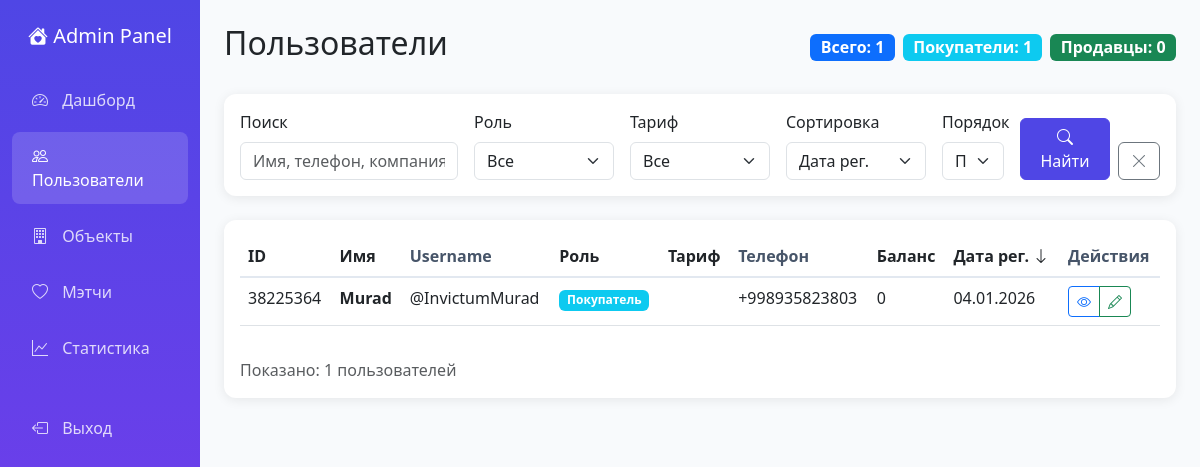
Page /admin/users (signed in) on the committed database.
### models.py (models this page shows)
class User(Base):
    __tablename__ = 'users'
    id = Column(Integer, primary_key=True)
    telegram_id = Column(BigInteger, unique=True, nullable=False)
    username = Column(String(100))
    first_name = Column(String(100))
    last_name = Column(String(100))
    phone = Column(String(20))
    language = Column(String(10), default=None)
    email = Column(String(200))
    password = Column(String(200))
    role = Column(Enum(UserRole), default=UserRole.BUYER)
    is_admin = Column(Boolean, default=False)
    admin_role = Column(Enum(AdminRole), nullable=True)
    is_blocked = Column(Boolean, default=False)
    created_at = Column(DateTime, default=get_tashkent_now)
    search_rooms = Column(String(50))
    search_floor = Column(String(20))
    search_district = Column(String(200))
    search_budget_min = Column(Integer)
    search_budget_max = Column(Integer)
    search_payment_type = Column(String(50))
    search_housing_type = Column(String(50))
    search_deal_type = Column(String(20))
    buyer_bio = Column(String(320))
    search_area_min = Column(Integer)
    search_area_max = Column(Integer)
    search_building_type = Column(String(100))
    search_renovation = Column(String(100))
    search_furniture = Column(String(20))
    search_bathroom = Column(String(50))
    search_currency = Column(String(10), default='USD')
    web_search_deal_type = Column(String(20))
    web_search_housing_type = Column(String(50))
    web_search_district = Column(String(200))
    web_search_price_min = Column(BigInteger)
    web_search_price_max = Column(BigInteger)
    web_search_area_min = Column(Integer)
    web_search_area_max = Column(Integer)
    web_search_floor_min = Column(Integer)
    web_search_floor_max = Column(Integer)
    web_search_rooms = Column(String(50))
    web_search_building_type = Column(String(100))
    web_search_renovation = Column(String(100))
    web_search_furniture = Column(String(20))
    web_search_bathroom = Column(String(50))
    seller_type = Column(Enum(SellerType))
    company_name = Column(String(200))
    manager_name = Column(String(100))
    tariff = Column(Enum(TariffType), default=TariffType.FREE)
    tariff_expires = Column(DateTime)
    trial_ends_at = Column(DateTime)
    daily_offers_count = Column(Integer, default=0)
    daily_offers_reset = Column(DateTime, default=get_tashkent_now)
    trial_used = Column(Boolean, default=False)
    balance = Column(Integer, default=0)
    bonus_properties = Column(Integer, default=0)
    bonus_likes = Column(Integer, default=0)
    properties = relationship("Property", back_populates="owner")
    likes_given = relationship("Like", foreign_keys="Like.user_id", back_populates="user")
    likes_received = relationship("Like", foreign_keys="Like.property_owner_id", back_populates="property_owner")
    offers_sent = relationship("Offer", foreign_keys="Offer.seller_id", back_populates="seller")
    offers_received = relationship("Offer", foreign_keys="Offer.buyer_id", back_populates="buyer")

### app.py (the view, shortened to what this page needs)
@app.route('/admin/users')
@admin_required
def admin_users():
    db = get_db()
    role_filter = request.args.get('role', 'all')
    tariff_filter = request.args.get('tariff', 'all')
    sort_by = request.args.get('sort', 'created_at')
    sort_order = request.args.get('order', 'desc')
    search_query = request.args.get('q', '').strip()
    query = db.query(User)
    if role_filter == 'buyer':
        query = query.filter(User.role == UserRole.BUYER)
    elif role_filter == 'seller':
        query = query.filter(User.role == UserRole.SELLER)
    sort_columns = {
        'created_at': User.created_at,
        'telegram_id': User.telegram_id,
        'first_name': User.first_name,
        'tariff': User.tariff,
        'role': User.role,
        'balance': User.balance
    }
    sort_column = sort_columns.get(sort_by, User.created_at)
    if sort_order == 'asc':
        query = query.order_by(sort_column.asc())
    else:
        query = query.order_by(sort_column.desc())
    users = query.all()
    total_count = db.query(User).count()
    buyers_count = db.query(User).filter(User.role == UserRole.BUYER).count()
    sellers_count = db.query(User).filter(User.role == UserRole.SELLER).count()
    db.close()
    return render_template('admin/users.html',
        users=users,
        role_filter=role_filter,
        tariff_filter=tariff_filter,
        sort_by=sort_by,
        sort_order=sort_order,
        search_query=search_query,
        total_count=total_count,
        buyers_count=buyers_count,
        sellers_count=sellers_count
    )

### templates/admin/users.html (shortened to what this page needs)
{% extends 'base.html' %}
{% block body %}
<div class="container-fluid">
    <div class="row">
        <nav class="col-md-3 col-lg-2 d-md-block sidebar collapse py-4">
            <div class="text-center text-white mb-4">
                <h5><i class="bi bi-house-heart-fill"></i> Admin Panel</h5>
            </div>
            <ul class="nav flex-column">
                <li class="nav-item">
                    <a class="nav-link" href="{{ url_for('admin_dashboard') }}">
                        <i class="bi bi-speedometer2"></i> Дашборд
                    </a>
                </li>
                <li class="nav-item">
                    <a class="nav-link active" href="{{ url_for('admin_users') }}">
                        <i class="bi bi-people"></i> Пользователи
                    </a>
                </li>
                <li class="nav-item">
                    <a class="nav-link" href="{{ url_for('admin_properties') }}">
                        <i class="bi bi-building"></i> Объекты
                    </a>
                </li>
                <li class="nav-item">
                    <a class="nav-link" href="{{ url_for('admin_matches') }}">
                        <i class="bi bi-heart"></i> Мэтчи
                    </a>
                </li>
                <li class="nav-item">
                    <a class="nav-link" href="{{ url_for('admin_stats') }}">
                        <i class="bi bi-graph-up"></i> Статистика
                    </a>
                </li>
                <li class="nav-item mt-4">
                    <a class="nav-link" href="{{ url_for('logout') }}">
                        <i class="bi bi-box-arrow-left"></i> Выход
                    </a>
                </li>
            </ul>
        </nav>
        <main class="col-md-9 ms-sm-auto col-lg-10 px-md-4 py-4">
            <div class="d-flex justify-content-between align-items-center mb-4">
                <h2>Пользователи</h2>
                <div class="d-flex gap-2">
                    <span class="badge bg-primary fs-6">Всего: {{ total_count }}</span>
                    <span class="badge bg-info fs-6">Покупатели: {{ buyers_count }}</span>
                    <span class="badge bg-success fs-6">Продавцы: {{ sellers_count }}</span>
                </div>
            </div>
            <div class="card mb-4">
                <div class="card-body">
                    <form method="GET" action="{{ url_for('admin_users') }}" class="row g-3">
                        <div class="col-md-3">
                            <label class="form-label">Поиск</label>
                            <input type="text" name="q" class="form-control" placeholder="Имя, телефон, компания..." value="{{ search_query }}">
                        </div>
                        <div class="col-md-2">
                            <label class="form-label">Роль</label>
                            <select name="role" class="form-select">
                                <option value="all" {% if role_filter == 'all' %}selected{% endif %}>Все</option>
                            </select>
                        </div>
                        <div class="col-md-2">
                            <label class="form-label">Тариф</label>
                            <select name="tariff" class="form-select">
                                <option value="all" {% if tariff_filter == 'all' %}selected{% endif %}>Все</option>
                            </select>
                        </div>
                        <div class="col-md-2">
                            <label class="form-label">Сортировка</label>
                            <select name="sort" class="form-select">
                                <option value="created_at" {% if sort_by == 'created_at' %}selected{% endif %}>Дата рег.</option>
                            </select>
                        </div>
                        <div class="col-md-1">
                            <label class="form-label">Порядок</label>
                            <select name="order" class="form-select">
                                <option value="desc" {% if sort_order == 'desc' %}selected{% endif %}>По убыв.</option>
                            </select>
                        </div>
                        <div class="col-md-2 d-flex align-items-end gap-2">
                            <button type="submit" class="btn btn-primary">
                                <i class="bi bi-search"></i> Найти
                            </button>
                            <a href="{{ url_for('admin_users') }}" class="btn btn-outline-secondary">
                                <i class="bi bi-x-lg"></i>
                            </a>
                        </div>
                    </form>
                </div>
            </div>
            <div class="card">
                <div class="card-body">
                    <div class="table-responsive">
                        <table class="table table-hover">
                            <thead>
                                <tr>
                                    <th>
                                        <a href="{{ url_for('admin_users', role=role_filter, tariff=tariff_filter, q=search_query, sort='telegram_id', order='desc' if sort_by != 'telegram_id' or sort_order == 'asc' else 'asc') }}" class="text-decoration-none text-dark">
                                            ID {% if sort_by == 'telegram_id' %}<i class="bi bi-arrow-{{ 'up' if sort_order == 'asc' else 'down' }}"></i>{% endif %}
                                        </a>
                                    </th>
                                    <th>
                                        <a href="{{ url_for('admin_users', role=role_filter, tariff=tariff_filter, q=search_query, sort='first_name', order='desc' if sort_by != 'first_name' or sort_order == 'asc' else 'asc') }}" class="text-decoration-none text-dark">
                                            Имя {% if sort_by == 'first_name' %}<i class="bi bi-arrow-{{ 'up' if sort_order == 'asc' else 'down' }}"></i>{% endif %}
                                        </a>
                                    </th>
                                    <th>Username</th>
                                    <th>
                                        <a href="{{ url_for('admin_users', role=role_filter, tariff=tariff_filter, q=search_query, sort='role', order='desc' if sort_by != 'role' or sort_order == 'asc' else 'asc') }}" class="text-decoration-none text-dark">
                                            Роль {% if sort_by == 'role' %}<i class="bi bi-arrow-{{ 'up' if sort_order == 'asc' else 'down' }}"></i>{% endif %}
                                        </a>
                                    </th>
                                    <th>
                                        <a href="{{ url_for('admin_users', role=role_filter, tariff=tariff_filter, q=search_query, sort='tariff', order='desc' if sort_by != 'tariff' or sort_order == 'asc' else 'asc') }}" class="text-decoration-none text-dark">
                                            Тариф {% if sort_by == 'tariff' %}<i class="bi bi-arrow-{{ 'up' if sort_order == 'asc' else 'down' }}"></i>{% endif %}
                                        </a>
                                    </th>
                                    <th>Телефон</th>
                                    <th>
                                        <a href="{{ url_for('admin_users', role=role_filter, tariff=tariff_filter, q=search_query, sort='balance', order='desc' if sort_by != 'balance' or sort_order == 'asc' else 'asc') }}" class="text-decoration-none text-dark">
                                            Баланс {% if sort_by == 'balance' %}<i class="bi bi-arrow-{{ 'up' if sort_order == 'asc' else 'down' }}"></i>{% endif %}
                                        </a>
                                    </th>
                                    <th>
                                        <a href="{{ url_for('admin_users', role=role_filter, tariff=tariff_filter, q=search_query, sort='created_at', order='desc' if sort_by != 'created_at' or sort_order == 'asc' else 'asc') }}" class="text-decoration-none text-dark">
                                            Дата рег. {% if sort_by == 'created_at' %}<i class="bi bi-arrow-{{ 'up' if sort_order == 'asc' else 'down' }}"></i>{% endif %}
                                        </a>
                                    </th>
                                    <th>Действия</th>
                                </tr>
                            </thead>
                            <tbody>
                                {% for user in users %}
                                <tr>
                                    <td>{{ user.telegram_id }}</td>
                                    <td>
                                        <strong>{{ user.first_name or '-' }} {{ user.last_name or '' }}</strong>
                                    </td>
                                    <td>{{ '@' + user.username if user.username else '-' }}</td>
                                    <td>
                                        {% if user.role.value == 'buyer' %}
                                        <span class="badge bg-info">Покупатель</span>
                                        {% endif %}
                                    </td>
                                    <td>
                                    </td>
                                    <td>{{ user.phone or '-' }}</td>
                                    <td>{{ user.balance or 0 }}</td>
                                    <td>{{ user.created_at.strftime('%d.%m.%Y') }}</td>
                                    <td>
                                        <div class="btn-group">
                                            <a href="{{ url_for('admin_user_detail', user_id=user.id) }}" class="btn btn-sm btn-outline-primary" title="Просмотр">
                                                <i class="bi bi-eye"></i>
                                            </a>
                                            <button type="button" class="btn btn-sm btn-outline-success" data-bs-toggle="modal" data-bs-target="#editTariffModal{{ user.id }}" title="Изменить тариф">
                                                <i class="bi bi-pencil"></i>
                                            </button>
                                        </div>
                                    </td>
                                </tr>
                                {% endfor %}
                            </tbody>
                        </table>
                    </div>
                    <div class="mt-3 text-muted">
                        Показано: {{ users|length }} пользователей
                    </div>
                </div>
            </div>
        </main>
    </div>
</div>
{% endblock %}

### templates/base.html (shortened to what this page needs)
<!DOCTYPE html>
<html lang="ru">
<head>
    <link href="https://cdn.jsdelivr.net/npm/bootstrap@5.3.0/dist/css/bootstrap.min.css" rel="stylesheet">
    <link href="https://cdn.jsdelivr.net/npm/bootstrap-icons@1.10.0/font/bootstrap-icons.css" rel="stylesheet">
</head>
<body>
    {% block body %}{% endblock %}
</body>
</html>

### rows in the picture
User: telegram_id "38225364", first_name "Murad", username "@InvictumMurad", role "Покупатель", phone "+998935823803", balance "0", created_at "04.01.2026"

### other values in the picture
{{ total_count }} "1"
{{ buyers_count }} "1"
{{ sellers_count }} "0"
{{ users|length }} "1"
